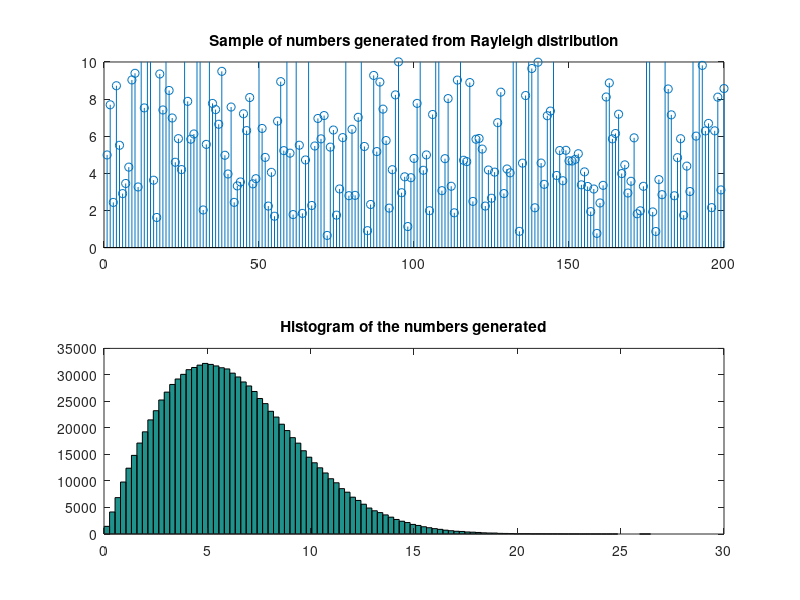

Source code (MATLAB): (Note: this script raises an error after producing the figure.)
parameter=input('Input the value of the parameter b ');
x=random('Rayleigh',parameter,1,1000000);

subplot(211);
stem(x);
title('Sample of numbers generated from Rayleigh distribution');
axis([0 200 0 10]);
subplot(212);
hist(x,100);
title('Histogram of the numbers generated');

gtext('Noufal P 13400043');
